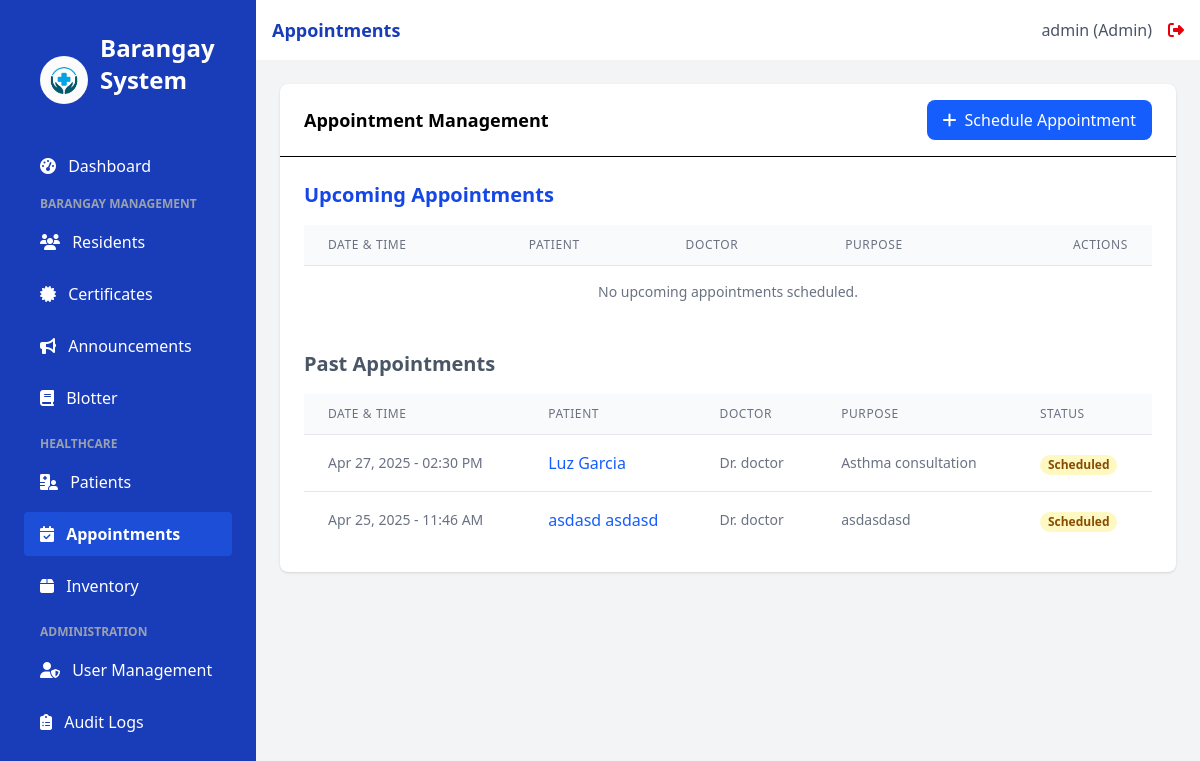
The page /appointments (signed in) on the database its author committed.
### app.py (models this page shows, shortened)
class User(UserMixin, db.Model):
    id = db.Column(db.Integer, primary_key=True)
    username = db.Column(db.String(100), unique=True, nullable=False)
    email = db.Column(db.String(100), unique=True, nullable=False)
    password_hash = db.Column(db.String(200), nullable=False)
    role = db.Column(db.String(20), nullable=False, default='staff')  # admin, doctor, nurse, staff
    created_at = db.Column(db.DateTime, default=datetime.utcnow)
    issued_certificates = db.relationship('Certificate', backref='issuer', lazy=True)

class Appointment(db.Model):
    id = db.Column(db.Integer, primary_key=True)
    patient_id = db.Column(db.Integer, db.ForeignKey('patient.id'), nullable=False)
    doctor_id = db.Column(db.Integer, db.ForeignKey('user.id'))
    appointment_date = db.Column(db.DateTime, nullable=False)
    purpose = db.Column(db.String(200), nullable=False)
    status = db.Column(db.String(20), default='scheduled')  # scheduled, completed, cancelled
    notes = db.Column(db.Text)
    created_at = db.Column(db.DateTime, default=datetime.utcnow)
    patient = db.relationship('Patient', backref='appointments')
    doctor = db.relationship('User', backref='doctor_appointments')

class Resident(db.Model):
    id = db.Column(db.Integer, primary_key=True)
    first_name = db.Column(db.String(100), nullable=False)
    last_name = db.Column(db.String(100), nullable=False)
    address = db.Column(db.String(200), nullable=False)
    contact_number = db.Column(db.String(20))
    birth_date = db.Column(db.Date)
    created_at = db.Column(db.DateTime, default=datetime.utcnow)
    is_patient = db.Column(db.Boolean, default=False)

### app.py (the view)
@app.route('/appointments')
@login_required
def appointments():
    today = datetime.utcnow().date()
    upcoming = Appointment.query.filter(
        Appointment.appointment_date.cast(db.Date) >= today,
        Appointment.status == 'scheduled'
    ).order_by(Appointment.appointment_date).all()
    past = Appointment.query.filter(
        Appointment.appointment_date.cast(db.Date) < today,
        Appointment.status.in_(['scheduled', 'completed'])
    ).order_by(Appointment.appointment_date.desc()).all()
    return render_template('appointments.html',
                          title='Appointments',
                          upcoming=upcoming,
                          past=past)

### app.py (called while the page is built)
@login_manager.user_loader
def load_user(user_id):
    return User.query.get(int(user_id))

### templates/appointments.html
{% extends 'base.html' %}
{% block content %}
<div class="bg-white rounded-lg shadow">
    <div class="border-b px-6 py-4 flex items-center justify-between">
        <h2 class="font-semibold text-lg">Appointment Management</h2>
        <a href="{{ url_for('add_appointment') }}" class="bg-blue-600 hover:bg-blue-700 text-white px-4 py-2 rounded-lg flex items-center">
            <i class="fas fa-plus mr-2"></i> Schedule Appointment
        </a>
    </div>
    <div class="p-6">
        <div class="mb-8">
            <h3 class="text-xl font-semibold mb-4 text-blue-700">Upcoming Appointments</h3>
            <div class="overflow-x-auto">
                <table class="min-w-full divide-y divide-gray-200">
                    <thead class="bg-gray-50">
                        <tr>
                            <th class="px-6 py-3 text-left text-xs font-medium text-gray-500 uppercase tracking-wider">Date & Time</th>
                            <th class="px-6 py-3 text-left text-xs font-medium text-gray-500 uppercase tracking-wider">Patient</th>
                            <th class="px-6 py-3 text-left text-xs font-medium text-gray-500 uppercase tracking-wider">Doctor</th>
                            <th class="px-6 py-3 text-left text-xs font-medium text-gray-500 uppercase tracking-wider">Purpose</th>
                            <th class="px-6 py-3 text-right text-xs font-medium text-gray-500 uppercase tracking-wider">Actions</th>
                        </tr>
                    </thead>
                    <tbody class="bg-white divide-y divide-gray-200">
                        {% if upcoming %}
                            {% for appointment in upcoming %}
                            <tr>
                                <td class="px-6 py-4 whitespace-nowrap text-sm text-gray-500">
                                    {{ appointment.appointment_date.strftime('%b %d, %Y - %I:%M %p') }}
                                </td>
                                <td class="px-6 py-4 whitespace-nowrap">
                                    <a href="{{ url_for('patient_details', id=appointment.patient.id) }}" class="font-medium text-blue-600 hover:underline">
                                        {{ appointment.patient.resident.first_name }} {{ appointment.patient.resident.last_name }}
                                    </a>
                                </td>
                                <td class="px-6 py-4 whitespace-nowrap text-sm text-gray-500">
                                    Dr. {{ appointment.doctor.username }}
                                </td>
                                <td class="px-6 py-4 text-sm text-gray-500">
                                    {{ appointment.purpose|truncate(40) }}
                                </td>
                                <td class="px-6 py-4 whitespace-nowrap text-right text-sm font-medium">
                                    <a href="{{ url_for('add_medical_record', patient_id=appointment.patient.id, appointment_id=appointment.id) }}" class="text-green-600 hover:text-green-900 mr-3" title="Add Record">
                                        <i class="fas fa-notes-medical"></i>
                                    </a>
                                    <button class="text-red-600 hover:text-red-900" title="Cancel Appointment">
                                        <i class="fas fa-times-circle"></i>
                                    </button>
                                </td>
                            </tr>
                            {% endfor %}
                        {% else %}
                            <tr>
                                <td colspan="5" class="px-6 py-4 text-center text-sm text-gray-500">
                                    No upcoming appointments scheduled.
                                </td>
                            </tr>
                        {% endif %}
                    </tbody>
                </table>
            </div>
        </div>
        <div>
            <h3 class="text-xl font-semibold mb-4 text-gray-600">Past Appointments</h3>
            <div class="overflow-x-auto">
                <table class="min-w-full divide-y divide-gray-200">
                    <thead class="bg-gray-50">
                        <tr>
                            <th class="px-6 py-3 text-left text-xs font-medium text-gray-500 uppercase tracking-wider">Date & Time</th>
                            <th class="px-6 py-3 text-left text-xs font-medium text-gray-500 uppercase tracking-wider">Patient</th>
                            <th class="px-6 py-3 text-left text-xs font-medium text-gray-500 uppercase tracking-wider">Doctor</th>
                            <th class="px-6 py-3 text-left text-xs font-medium text-gray-500 uppercase tracking-wider">Purpose</th>
                            <th class="px-6 py-3 text-left text-xs font-medium text-gray-500 uppercase tracking-wider">Status</th>
                        </tr>
                    </thead>
                    <tbody class="bg-white divide-y divide-gray-200">
                        {% if past %}
                            {% for appointment in past %}
                            <tr>
                                <td class="px-6 py-4 whitespace-nowrap text-sm text-gray-500">
                                    {{ appointment.appointment_date.strftime('%b %d, %Y - %I:%M %p') }}
                                </td>
                                <td class="px-6 py-4 whitespace-nowrap">
                                    <a href="{{ url_for('patient_details', id=appointment.patient.id) }}" class="font-medium text-blue-600 hover:underline">
                                        {{ appointment.patient.resident.first_name }} {{ appointment.patient.resident.last_name }}
                                    </a>
                                </td>
                                <td class="px-6 py-4 whitespace-nowrap text-sm text-gray-500">
                                    Dr. {{ appointment.doctor.username }}
                                </td>
                                <td class="px-6 py-4 text-sm text-gray-500">
                                    {{ appointment.purpose|truncate(40) }}
                                </td>
                                <td class="px-6 py-4 whitespace-nowrap">
                                    <span class="px-2 inline-flex text-xs leading-5 font-semibold rounded-full
                                        {% if appointment.status == 'completed' %}bg-green-100 text-green-800
                                        {% elif appointment.status == 'scheduled' %}bg-yellow-100 text-yellow-800
                                        {% elif appointment.status == 'cancelled' %}bg-red-100 text-red-800
                                        {% else %}bg-gray-100 text-gray-800{% endif %}">
                                        {{ appointment.status|capitalize }}
                                    </span>
                                </td>
                            </tr>
                            {% endfor %}
                        {% else %}
                            <tr>
                                <td colspan="5" class="px-6 py-4 text-center text-sm text-gray-500">
                                    No past appointment records found.
                                </td>
                            </tr>
                        {% endif %}
                    </tbody>
                </table>
            </div>
        </div>
    </div>
</div>
{% endblock %}

### templates/base.html (shortened to what this page needs)
<!DOCTYPE html>
<html lang="en">
<head>
    <script src="https://cdn.jsdelivr.net/npm/@tailwindcss/browser@4"></script>
    <link rel="stylesheet" href="https://cdnjs.cloudflare.com/ajax/libs/font-awesome/6.4.0/css/all.min.css">
</head>
<body class="bg-gray-50 flex h-screen">
    <div class="bg-blue-800 text-white w-64 py-4 flex-shrink-0 hidden md:block">
        <div class="px-6">
            <div class="p-4 flex items-center">
                <img src="{{ url_for('static', filename='images/logo.jpg') }}" alt="Barangay Logo" class="h-12 w-12 mr-3 rounded-full">
                <h1 class="text-2xl font-bold mb-8">Barangay System</h1>
            </div>
            <nav>
                <a href="{{ url_for('index') }}" class="sidebar-link block py-2.5 px-4 rounded transition duration-200 {% if request.path == url_for('index') %}sidebar-active{% else %}hover:bg-blue-700{% endif %} mb-2">
                    <i class="fas fa-tachometer-alt mr-2"></i> Dashboard
                </a>
                {% if current_user.role != 'doctor' and current_user.role != 'nurse' %}
                <div class="mb-4">
                    <p class="text-xs uppercase text-gray-400 font-semibold mb-2 pl-4">Barangay Management</p>
                    <a href="{{ url_for('residents') }}" class="sidebar-link block py-2.5 px-4 rounded transition duration-200 {% if request.path == url_for('residents') %}sidebar-active{% else %}hover:bg-blue-700{% endif %} mb-2">
                        <i class="fas fa-users mr-2"></i> Residents
                    </a>
                    <a href="{{ url_for('certificates') }}" class="sidebar-link block py-2.5 px-4 rounded transition duration-200 {% if request.path == url_for('certificates') %}sidebar-active{% else %}hover:bg-blue-700{% endif %} mb-2">
                        <i class="fas fa-certificate mr-2"></i> Certificates
                    </a>
                    <a href="{{ url_for('announcements') }}" class="sidebar-link block py-2.5 px-4 rounded transition duration-200 {% if request.path == url_for('announcements') %}sidebar-active{% else %}hover:bg-blue-700{% endif %} mb-2">
                        <i class="fas fa-bullhorn mr-2"></i> Announcements
                    </a>
                    <a href="{{ url_for('blotter') }}" class="sidebar-link block py-2.5 px-4 rounded transition duration-200 {% if request.path.startswith('/blotter') %}sidebar-active{% else %}hover:bg-blue-700{% endif %} mb-2">
                        <i class="fas fa-book mr-2"></i> Blotter
                    </a>
                </div>
                {% endif %}
                {% if current_user.role != 'staff' %}
                <div class="mb-4">
                    <p class="text-xs uppercase text-gray-400 font-semibold mb-2 pl-4">Healthcare</p>
                    <a href="{{ url_for('patients') }}" class="sidebar-link block py-2.5 px-4 rounded transition duration-200 {% if request.path == url_for('patients') %}sidebar-active{% else %}hover:bg-blue-700{% endif %} mb-2">
                        <i class="fas fa-hospital-user mr-2"></i> Patients
                    </a>
                    <a href="{{ url_for('appointments') }}" class="sidebar-link block py-2.5 px-4 rounded transition duration-200 {% if request.path == url_for('appointments') %}sidebar-active{% else %}hover:bg-blue-700{% endif %} mb-2">
                        <i class="fas fa-calendar-check mr-2"></i> Appointments
                    </a>
                    <a href="{{ url_for('inventory') }}" class="sidebar-link block py-2.5 px-4 rounded transition duration-200 {% if request.path == url_for('inventory') %}sidebar-active{% else %}hover:bg-blue-700{% endif %} mb-2">
                        <i class="fas fa-box mr-2"></i> Inventory
                    </a>
                </div>
                {% endif %}
                {% if current_user.is_authenticated and current_user.role == 'admin' %}
                <div class="mb-4">
                    <p class="text-xs uppercase text-gray-400 font-semibold mb-2 pl-4">Administration</p>
                    <a href="{{ url_for('users') }}" class="sidebar-link block py-2.5 px-4 rounded transition duration-200 {% if request.path == url_for('users') %}sidebar-active{% else %}hover:bg-blue-700{% endif %} mb-2">
                        <i class="fas fa-user-shield mr-2"></i> User Management
                    </a>
                    <a href="{{ url_for('audit_logs') }}" class="sidebar-link block py-2.5 px-4 rounded transition duration-200 {% if request.path == url_for('audit_logs') %}sidebar-active{% else %}hover:bg-blue-700{% endif %} mb-2">
                        <i class="fas fa-clipboard-list mr-2"></i> Audit Logs
                    </a>
                </div>
                {% endif %}
            </nav>
        </div>
    </div>
    <div class="flex-1 flex flex-col overflow-hidden">
        <header class="bg-white shadow-sm py-4 px-4">
            <div class="flex items-center justify-between">
                <div class="text-lg font-semibold text-blue-800">{{ title }}</div>
                {% if current_user.is_authenticated %}
                <div class="flex items-center">
                    <span class="text-gray-600 mr-4">{{ current_user.username }} ({{ current_user.role|capitalize }})</span>
                    <a href="{{ url_for('logout') }}" class="text-red-600 hover:text-red-800">
                        <i class="fas fa-sign-out-alt"></i>
                    </a>
                </div>
                {% endif %}
            </div>
        </header>
        <main class="flex-1 overflow-x-hidden overflow-y-auto bg-gray-100 p-6">
            {% block content %}{% endblock %}
        </main>
    </div>
</body>
</html>

### templates/base.html (style rules this page uses)
.sidebar-active { background-color: #1D4ED8; color: white; font-weight: 600; }

### rows shown on the page
User: username "admin", role "Admin"
Appointment: appointment_date "Apr 27, 2025 - 02:30 PM", patient.resident.first_name "Luz", patient.resident.last_name "Garcia", doctor.username "doctor", purpose "Asthma consultation", status "Scheduled"
Appointment: appointment_date "Apr 25, 2025 - 11:46 AM", patient.resident.first_name "asdasd", patient.resident.last_name "asdasd", doctor.username "doctor", purpose "asdasdasd", status "Scheduled"

### other values the page prints
{{ title }} "Appointments"
